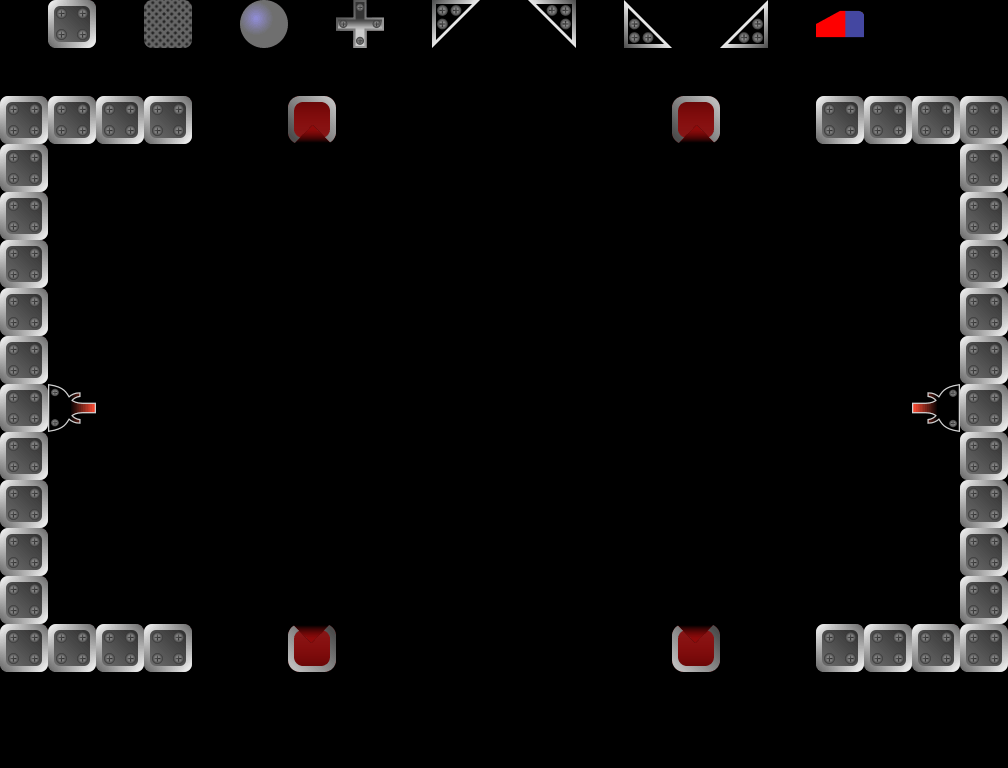

Tiled map render using the project's own tile images. Description and the whole map definition, tile-layer contents included, below:
An orthogonal 21x16 tile map with 48x48 px tiles, 2 tile layers (Blocks, Info), 1 hidden layer not drawn.

<map version="1.10" tiledversion="1.10.2" orientation="orthogonal" renderorder="right-down" width="21" height="16" tilewidth="48" tileheight="48" infinite="0" nextlayerid="8" nextobjectid="1">
 <editorsettings>
  <export target="../../public/assets/levels/level-02.json" format="json" />
 </editorsettings>
 <tileset firstgid="1" name="tileset" tilewidth="48" tileheight="48" tilecount="18" columns="18">
  <image source="../../public/assets/tileset.png" width="864" height="48" />
  <tile id="0" type="BlockingBlock" />
  <tile id="1" type="Cross" />
  <tile id="2" type="BallMirror" />
  <tile id="3" type="BottomLeftMirror" />
  <tile id="4" type="BottomRightMirror" />
  <tile id="5" type="TopLeftMirror" />
  <tile id="6" type="TopRightMirror" />
  <tile id="7" type="TimedBlock" />
  <tile id="8" type="LaserStartDown" />
  <tile id="9" type="LaserStartLeft" />
  <tile id="10" type="LaserStartRight" />
  <tile id="11" type="LaserStartUp" />
  <tile id="12" type="TargetUp" />
  <tile id="13" type="TargetRight" />
  <tile id="14" type="TargetDown" />
  <tile id="15" type="TargetLeft" />
  <tile id="17" type="Eraser" />
 </tileset>
 <layer id="2" name="Blocks" width="21" height="16">
  <data encoding="csv">
0,0,0,0,0,0,0,0,0,0,0,0,0,0,0,0,0,0,0,0,0,
0,0,0,0,0,0,0,0,0,0,0,0,0,0,0,0,0,0,0,0,0,
1,1,1,1,0,0,15,0,0,0,0,0,0,0,15,0,0,1,1,1,1,
1,0,0,0,0,0,0,0,0,0,0,0,0,0,0,0,0,0,0,0,1,
1,0,0,0,0,0,0,0,0,0,0,0,0,0,0,0,0,0,0,0,1,
1,0,0,0,0,0,0,0,0,0,0,0,0,0,0,0,0,0,0,0,1,
1,0,0,0,0,0,0,0,0,0,0,0,0,0,0,0,0,0,0,0,1,
1,0,0,0,0,0,0,0,0,0,0,0,0,0,0,0,0,0,0,0,1,
1,11,0,0,0,0,0,0,0,0,0,0,0,0,0,0,0,0,0,10,1,
1,0,0,0,0,0,0,0,0,0,0,0,0,0,0,0,0,0,0,0,1,
1,0,0,0,0,0,0,0,0,0,0,0,0,0,0,0,0,0,0,0,1,
1,0,0,0,0,0,0,0,0,0,0,0,0,0,0,0,0,0,0,0,1,
1,0,0,0,0,0,0,0,0,0,0,0,0,0,0,0,0,0,0,0,1,
1,1,1,1,0,0,13,0,0,0,0,0,0,0,13,0,0,1,1,1,1,
0,0,0,0,0,0,0,0,0,0,0,0,0,0,0,0,0,0,0,0,0,
0,0,0,0,0,0,0,0,0,0,0,0,0,0,0,0,0,0,0,0,0
</data>
 </layer>
 <layer id="5" name="Info" width="21" height="16">
  <properties>
   <property name="BallMirror" type="int" value="2" />
   <property name="BlockingBlock" type="int" value="0" />
   <property name="BottomLeftMirror" type="int" value="0" />
   <property name="BottomRightMirror" type="int" value="0" />
   <property name="Cross" type="int" value="0" />
   <property name="LevelName" value="Splitting" />
   <property name="MaxItems" type="int" value="2" />
   <property name="TimedBlock" type="int" value="0" />
   <property name="TopLeftMirror" type="int" value="0" />
   <property name="TopRightMirror" type="int" value="0" />
  </properties>
  <data encoding="csv">
0,1,0,8,0,3,0,2,0,5,0,4,0,7,0,6,0,18,0,0,0,
0,0,0,0,0,0,0,0,0,0,0,0,0,0,0,0,0,0,0,0,0,
0,0,0,0,0,0,0,0,0,0,0,0,0,0,0,0,0,0,0,0,0,
0,0,0,0,0,0,0,0,0,0,0,0,0,0,0,0,0,0,0,0,0,
0,0,0,0,0,0,0,0,0,0,0,0,0,0,0,0,0,0,0,0,0,
0,0,0,0,0,0,0,0,0,0,0,0,0,0,0,0,0,0,0,0,0,
0,0,0,0,0,0,0,0,0,0,0,0,0,0,0,0,0,0,0,0,0,
0,0,0,0,0,0,0,0,0,0,0,0,0,0,0,0,0,0,0,0,0,
0,0,0,0,0,0,0,0,0,0,0,0,0,0,0,0,0,0,0,0,0,
0,0,0,0,0,0,0,0,0,0,0,0,0,0,0,0,0,0,0,0,0,
0,0,0,0,0,0,0,0,0,0,0,0,0,0,0,0,0,0,0,0,0,
0,0,0,0,0,0,0,0,0,0,0,0,0,0,0,0,0,0,0,0,0,
0,0,0,0,0,0,0,0,0,0,0,0,0,0,0,0,0,0,0,0,0,
0,0,0,0,0,0,0,0,0,0,0,0,0,0,0,0,0,0,0,0,0,
0,0,0,0,0,0,0,0,0,0,0,0,0,0,0,0,0,0,0,0,0,
0,0,0,0,0,0,0,0,0,0,0,0,0,0,0,0,0,0,0,0,0
</data>
 </layer>
 <layer id="7" name="SelectionArea" width="21" height="16" visible="0" locked="1">
  <data encoding="csv">
0,0,0,0,0,0,0,0,0,0,0,0,0,0,0,0,0,0,0,0,0,
0,0,0,0,0,0,0,0,0,0,0,0,0,0,0,0,0,0,0,0,0,
8,8,8,8,8,8,8,8,8,8,8,8,8,8,8,8,8,8,8,8,8,
8,8,8,8,8,8,8,8,8,8,8,8,8,8,8,8,8,8,8,8,8,
8,8,8,8,8,8,8,8,8,8,8,8,8,8,8,8,8,8,8,8,8,
8,8,8,8,8,8,8,8,8,8,8,8,8,8,8,8,8,8,8,8,8,
8,8,8,8,8,8,8,8,8,8,8,8,8,8,8,8,8,8,8,8,8,
8,8,8,8,8,8,8,8,8,8,8,8,8,8,8,8,8,8,8,8,8,
8,8,8,8,8,8,8,8,8,8,8,8,8,8,8,8,8,8,8,8,8,
8,8,8,8,8,8,8,8,8,8,8,8,8,8,8,8,8,8,8,8,8,
8,8,8,8,8,8,8,8,8,8,8,8,8,8,8,8,8,8,8,8,8,
8,8,8,8,8,8,8,8,8,8,8,8,8,8,8,8,8,8,8,8,8,
8,8,8,8,8,8,8,8,8,8,8,8,8,8,8,8,8,8,8,8,8,
8,8,8,8,8,8,8,8,8,8,8,8,8,8,8,8,8,8,8,8,8,
0,0,0,0,0,0,0,0,0,0,0,0,0,0,0,0,0,0,0,0,0,
0,0,0,0,0,0,0,0,0,0,0,0,0,0,0,0,0,0,0,0,0
</data>
 </layer>
</map>
